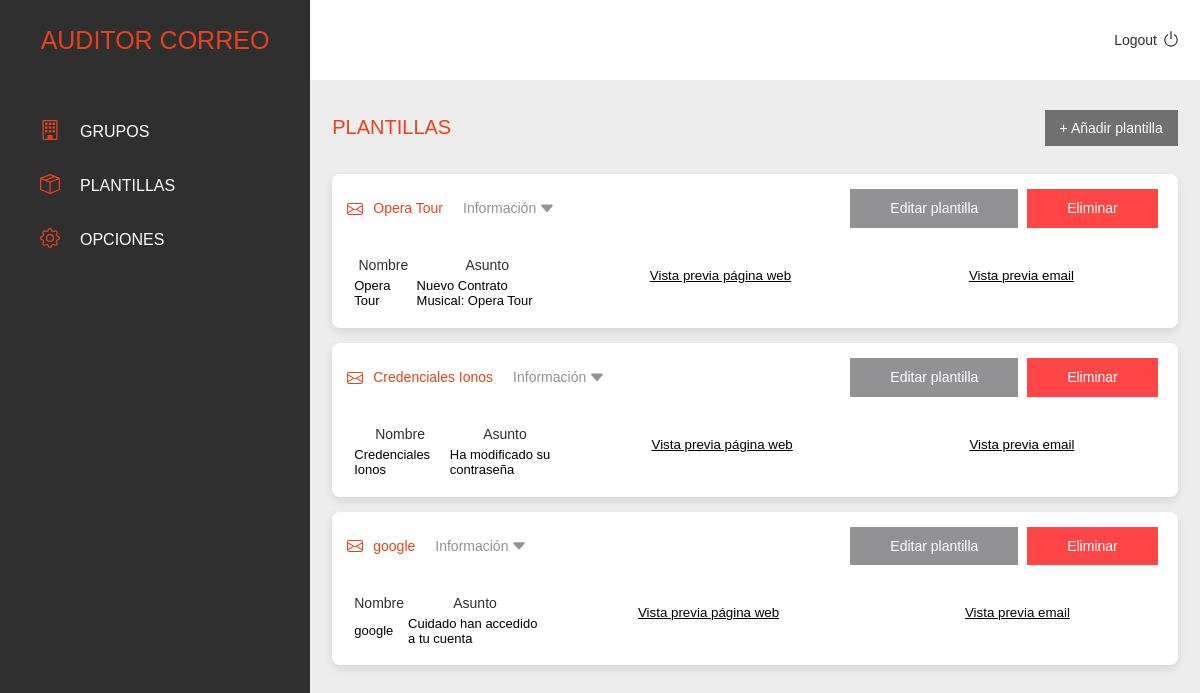
The app's page /plantillas (signed in) with its own data.
### backend/plantillas/models.py (models this page shows, shortened)
class Plantillas(models.Model):
    OPCIONES = [
        ('phishing', 'phishing'),
        ('acceso', 'acceso'),
    ]
    id = models.AutoField(primary_key=True)
    tipo = models.CharField(max_length=20, choices=OPCIONES)
    nombre = models.CharField(max_length=50)
    asunto = models.CharField(max_length=100)
    mensaje = models.TextField()
    imagen = models.ImageField(upload_to='imagenes')
    plantilla = models.TextField()
    redireccion = models.CharField(max_length=200, null=True, blank=True)
    pdf = models.FileField(upload_to='imagenes', null=True, blank=True)
    emisor = models.ForeignKey(Emisores, on_delete=models.CASCADE)
    propietario = models.ForeignKey(User, null=True, on_delete=models.CASCADE)

### backend/plantillas/views.py (the view, shortened to what this page needs)
# urls.py: path('plantillas', views.index, name='plantillas'),
@login_required(login_url='/accounts/login/')
def index(request):
    if request.method == 'GET':
        datos = obtener_datos_plantillas(request)
        data = {
            'datos' : datos
        }
    else:
        data = obtener_datos_plantillas(request)
        data = {
            'datos' : datos
        }
    return render(request, 'backend/plantillas/index.html', data)

### backend/plantillas/views.py (called while the page is built)
@login_required(login_url='/accounts/login/')
def obtener_datos_plantillas(request):
    usuario = User.get_username(request.user)
    datos = list(Plantillas.objects.filter(propietario__username=usuario))
    return datos

### templates/backend/plantillas/index.html (shortened to what this page needs)
{% extends "backend/base.html" %}
{% load static %}
{% block content %}
<div class="titleOptions">
    <h1 class="sectionTitle uppercase">PLANTILLAS</h1>
    <a href="{% url 'añadir-plantilla' %}"><button class="addNewItem" >+ Añadir plantilla</button></a>
</div>
{% for i in datos %}
    <div class="box">
        <div class="box-header">
            <div class="box-header-info">
                <div><img class="mail-icon" src="{% static 'images/frontend/icons/mail.svg' %}"></div>
                <div><h6 class="orange email-text">{{ i.nombre }}</h6></div>
                <div id="drop-icon-{{ forloop.counter }}" class="drop-icon" onclick="dropIconPress('{{ forloop.counter }}')">
                    <div>
                        <span class="subtitle"><h6>Información</h6></span>
                        <img id="drop-down-{{ forloop.counter }}" class="drop-down icon" src="{% static 'images/frontend/correos/drop-down.svg' %}">
                    </div>
                </div>
            </div>
            <div>
                <a href="{% url 'editar-plantilla' id=i.id %}"><button class="button blue-btn"><h6>Editar plantilla</h6></button></a>
                <button onclick="toggleModal('delete{{ i.id }}') "class="button red-btn"><h6>Eliminar</h6></button>
            </div>
        </div>
        <div class="box-body box-body-left">
            <div class="pc-box">
                <div id="pc-options-box-{{ forloop.counter }}" class="pc-options-box">
                    {% block tabla %}
                    {% include 'backend/plantillas/tabla-plantilla.html' %}
                    {% endblock %}
                    <div class="previewWrapper">
                        <div class="previewTemplateButtons">
                            <button class="previewTitle" onclick="showPreview('previewContent', '{{i.id}}')"> Vista previa página web </button>
                            <button class="previewTitle" onclick="showPreview('previewEmail', '{{i.id}}')"> Vista previa email </button>
                        </div>
                    </div>
                </div>
            </div>
        </div>
    </div>
    {% endfor %}
    {% endblock %}

### templates/backend/plantillas/tabla-plantilla.html
{% load static %}
<table id="credenciales">
    <tr>
        <th> </th>
        <th><h6>Nombre</h6></th>
        <th><h6>Asunto</h6></th>
    </tr>
            <tr>
                <td></td>
                <td>{{ i.nombre }}</td>
                <td>{{ i.asunto }}</td>
            </tr>
</table>

### templates/static/css/frontend/index.css (style rules this page uses)
:root { --color-orange: #E7431F; --color-red: #FF4545; --color-grey-hard: #707070; --color-grey: #929294; --color-grey-soft: #EDEDED; --color-grey-mid: #424242; --color-black: #2F2F2F; --color-white: #ffffff; }
* { font-family: Poppins,sans-serif; }
body { background-color: var(--color-grey-soft); margin: 0; display: flex; min-height: 100vh; }
a { text-decoration: none; }
h1 { color: #fff; text-transform: uppercase; font-weight: 300; font-size: 20px; display: inline; }
h6 { color: var(--color-black); line-height: 1.2; font-size: 14px; margin: 0; font-family: Poppins,sans-serif; white-space: nowrap; text-decoration: none; font-weight: 300; display:inline; }
.orange { color: var(--color-orange) !important; }
.uppercase { text-transform: uppercase; }
.titleOptions { display: flex; justify-content: space-between; align-items: center; width: 95%; margin-top: 15px; }
.addNewItem { background-color: var(--color-grey-hard); color: var(--color-white); border: none; padding: 10px 15px; font-size: 14px; font-weight: 500; cursor: pointer; }

### templates/static/css/frontend/correos.css (style rules this page uses)
.box { width: 95%; background: var(--color-white); margin-top: 15px; border-radius: 8px; box-shadow: 0px 4px 10px rgba(0, 0, 0, 0.1); }
.box-header { padding: 15px 15px 0; display: flex; justify-content: space-between; }
.box-header-info { display: flex; align-items: center; }
.email-text { margin-right: 20px; }
.box-body { padding: 15px; display: flex; justify-content: center; align-items: center; flex-wrap: wrap; }
.box-body-left { justify-content: flex-start; }
.pc-box { width: 100%; font-size: 13px; }
.pc-box > div, .pc-box > a > div { display: flex; align-items: center; }
.pc-box > div { justify-content: flex-end; width: 100%; }
.pc-options-box { display: block; width: 100%; margin-top: 10px; }
.icon { vertical-align: bottom; margin-left: 3px; filter: invert(72%) sepia(1%) saturate(1658%) hue-rotate(204deg) brightness(84%) contrast(70%); }
.drop-icon { cursor: pointer; display: flex; justify-content: flex-end; width: 100%; color: white !important; }
.drop-icon .subtitle h6 { color: var(--color-grey); }
.drop-icon > div { display: flex; }
.button { margin-right: 5px; border: 0; padding: 11px 40px; color: white; cursor: pointer; }
.button h6 { color: var(--color-white); }
.blue-btn { background-color: var(--color-grey); }
.red-btn { background-color: var(--color-red); }
.mail-icon { filter: invert(35%) sepia(40%) saturate(6440%) hue-rotate(352deg) brightness(95%) contrast(90%); margin-right: 10px; margin-bottom: -3.5px; }

### templates/static/css/frontend/headerEmpresa.css (style rules this page uses)
.subtitle h6 { color: var(--color-gfr) }

### templates/static/css/frontend/header.css (style rules this page uses)
.sectionTitle { color: var(--color-orange); }

### templates/static/css/frontend/plantillas.css (style rules this page uses)
.previewWrapper { width: 100%; height: auto; margin-top: 15px; margin-bottom: 15px; }
.previewTitle { margin-bottom: 15px; border: none; outline: none; background: none; padding: 0px; text-decoration: underline; cursor: pointer; }
.info > div:last-child { margin-bottom: 15px; }
.previewTemplateButtons { width: 100%; display: flex; justify-content: space-around; align-items: center; }

### templates/backend/plantillas/index.html (style rules this page uses)
body { margin: 0 !important; padding: 0 !important; }

### records on screen
Plantillas: nombre "Opera Tour", asunto "Nuevo Contrato Musical: Opera Tour"
Plantillas: nombre "Credenciales Ionos", asunto "Ha modificado su contraseña"
Plantillas: nombre "google", asunto "Cuidado han accedido a tu cuenta"
